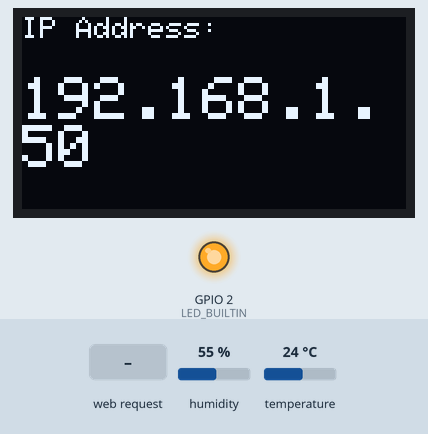
A sketch run on a simulated ESP8266 (NodeMCU). On the bench: 128×64 one-colour display, output pins drawn as LEDs (lit = HIGH, except the on-board LED, lit = LOW). The inputs (shaded band) are chosen by the test bench; at power-on: humidity 55 %, temperature 24 °C. WiFi joins after 1.5 s; servers stay silent unless stated.

Above: at 2.7 s.
2.8 s: HTTP request GET / received
At 3.2 s:
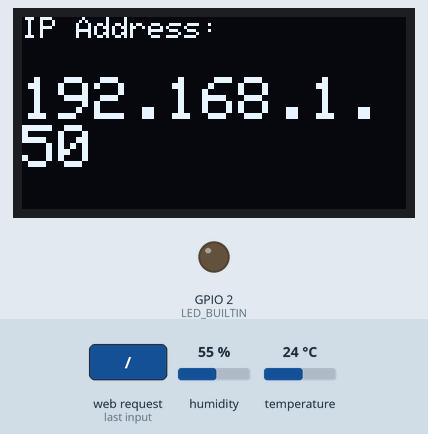
Timing chart, 0 to 5.8 s (numbered marks = the images above; inputs shaded):
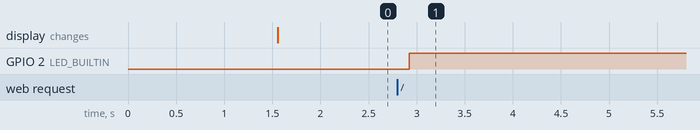

The sketch:

IOT-MONITORING-K.9.ino
```cpp
#include <ESP8266WiFi.h>
#include <ESP8266WebServer.h> // Library for the Web Server
#include <Adafruit_GFX.h>
#include <Adafruit_SSD1306.h>
#include <DHT.h>

const char* ssid     = "HOTSPOT@UPNJATIM.AC.ID";
const char* password = "belanegara";

// Hardware Pins
#define DHTPIN 0      // D3
#define DHTTYPE DHT11
DHT dht(DHTPIN, DHTTYPE);

#define SCREEN_WIDTH 128
#define SCREEN_HEIGHT 64
Adafruit_SSD1306 display(SCREEN_WIDTH, SCREEN_HEIGHT, &Wire, -1);

// Initialize the web server on port 80
ESP8266WebServer server(80);

void handleRoot() {
  digitalWrite(LED_BUILTIN, LOW); // Blink LED when someone visits the page

  float t = dht.readTemperature();
  float h = dht.readHumidity();

  // Create a simple HTML page
  String html = "<!DOCTYPE html><html>";
html += "<head>";
html += "<meta http-equiv='refresh' content='5'>";
html += "<meta name='viewport' content='width=device-width, initial-scale=1'>";
html += "<title> Kelompok 9 - Monitoring</title>";

html += "<style>";
html += "body { font-family: Arial, sans-serif; text-align: center; background: linear-gradient(to right, #74ebd5, #ACB6E5); margin: 0; padding: 0; }";
html += ".container { margin-top: 50px; }";
html += ".card { background: white; padding: 25px; margin: auto; width: 320px; border-radius: 15px; box-shadow: 0px 4px 15px rgba(0,0,0,0.2); }";
html += "h1 { color: #333; margin-bottom: 5px; }";
html += "h2 { color: #777; margin-top: 0; }";
html += ".label { font-size: 18px; color: #555; }";
html += ".value { font-size: 30px; font-weight: bold; color: #007BFF; margin-bottom: 15px; }";
html += ".footer { margin-top: 15px; font-size: 12px; color: #999; }";
html += "</style>";

html += "</head>";

html += "<body>";
html += "<div class='container'>";
html += "<div class='card'>";

html += "<h1>ESP8266 Weather Station</h1>";
html += "<h2>Kelompok 9</h2>";

html += "<p class='label'> Temperature</p>";
html += "<p class='value'>" + String(t) + " °C</p>";

html += "<p class='label'> Humidity</p>";
html += "<p class='value'>" + String(h) + " %</p>";

html += "<div class='footer'>Auto refresh setiap 5 detik</div>";

html += "</div>";
html += "</div>";
html += "</body></html>";

  server.send(200, "text/html", html);

  delay(100);
  digitalWrite(LED_BUILTIN, HIGH);
}

void handleRootJSON() {
  // Blink LED to indicate data transmission/request
  digitalWrite(LED_BUILTIN, LOW);

  float t = dht.readTemperature();
  float h = dht.readHumidity();

  // Create a JSON string (Machine-friendly)
  // Format: {"temperature": 25.5, "humidity": 60.0}
  String json = "{";
  json += "\"temperature\": " + String(t) + ",";
  json += "\"humidity\": " + String(h);
  json += "}";

  // Send with "application/json" header instead of "text/html"
  server.send(200, "application/json", json);

  delay(100);
  digitalWrite(LED_BUILTIN, HIGH);
}


void setup() {
  Serial.begin(115200);
  pinMode(LED_BUILTIN, OUTPUT);
  dht.begin();

  display.begin(SSD1306_SWITCHCAPVCC, 0x3C);
  display.clearDisplay();
  display.setTextColor(WHITE);

  WiFi.begin(ssid, password);
  while (WiFi.status() != WL_CONNECTED) { delay(500); }

  // Define the "Home" route of the web server
  server.on("/", handleRoot);
  server.begin();

  // Show the IP address on the OLED (You need this to access the data!)
  display.clearDisplay();
  display.setCursor(0,0);
  display.println("IP Address:");
  display.setTextSize(2);
  display.setCursor(0,20);
  display.println(WiFi.localIP());
  display.display();
}

void loop() {
  server.handleClient(); // Listen for web browsers
}
```

Measured:
- after the input at 2.8 s, GPIO 2 (LED_BUILTIN): LOW → HIGH after 0.12 s
